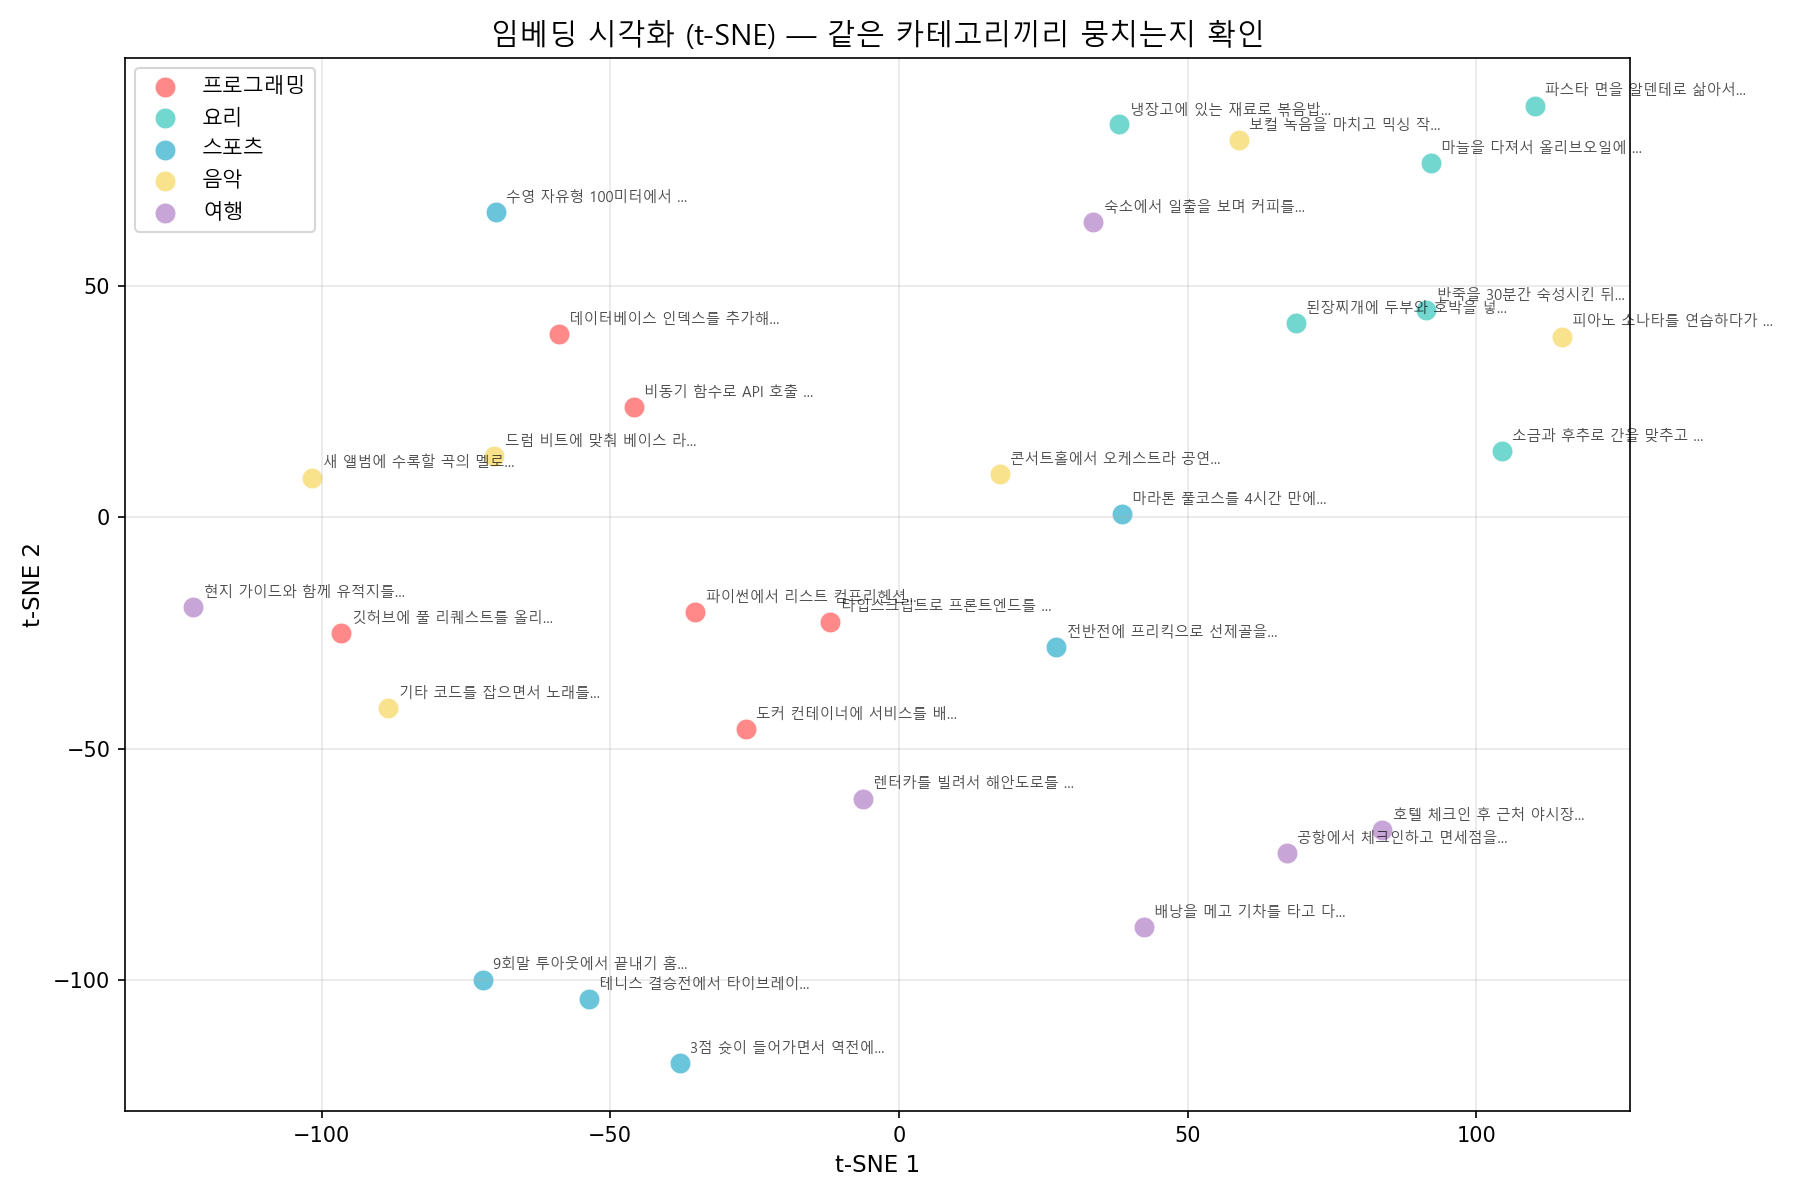

This chart was generated by the following Python code:
"""
임베딩 시각화 — 1536차원을 2D로 압축해서 눈으로 확인

임베딩은 "의미가 비슷하면 벡터가 가깝다"는 개념인데,
1536차원 공간에서 "가깝다"를 어떻게 확인할까?

t-SNE (t-distributed Stochastic Neighbor Embedding):
  - 고차원 벡터 간의 상대적 거리를 최대한 보존하면서 2D로 압축
  - 가까운 것은 가깝게, 먼 것은 멀게 유지
  - 시각화 전용. 압축된 좌표 자체는 의미 없고, 클러스터 형태만 본다

결과물: 카테고리별로 색이 다른 산점도.
같은 카테고리끼리 뭉쳐 있으면 → 임베딩이 의미를 잘 잡고 있다는 증거.
"""

import asyncio
import os

import matplotlib
matplotlib.use("Agg")  # GUI 없이 파일로 저장
import matplotlib.pyplot as plt
import numpy as np
from dotenv import load_dotenv
from openai import AsyncOpenAI
from sklearn.manifold import TSNE

load_dotenv()

client = AsyncOpenAI(api_key=os.getenv("OPENAI_API_KEY"))

# --- 카테고리별 텍스트 ---
# 5개 카테고리, 각 6개 텍스트. 일부러 키워드가 겹치지 않게 구성했다.
# 임베딩이 단어가 아니라 "의미"를 잡는다면, 같은 카테고리끼리 뭉쳐야 한다.

CATEGORY_TEXTS = {
    "프로그래밍": [
        "파이썬에서 리스트 컴프리헨션으로 데이터를 필터링했다",
        "깃허브에 풀 리퀘스트를 올리고 코드 리뷰를 받았다",
        "비동기 함수로 API 호출 성능을 개선했다",
        "도커 컨테이너에 서비스를 배포했다",
        "타입스크립트로 프론트엔드를 리팩토링했다",
        "데이터베이스 인덱스를 추가해서 쿼리 속도를 올렸다",
    ],
    "요리": [
        "마늘을 다져서 올리브오일에 볶았다",
        "반죽을 30분간 숙성시킨 뒤 오븐에 구웠다",
        "된장찌개에 두부와 호박을 넣고 끓였다",
        "소금과 후추로 간을 맞추고 레몬즙을 뿌렸다",
        "파스타 면을 알덴테로 삶아서 소스에 버무렸다",
        "냉장고에 있는 재료로 볶음밥을 만들었다",
    ],
    "스포츠": [
        "전반전에 프리킥으로 선제골을 넣었다",
        "마라톤 풀코스를 4시간 만에 완주했다",
        "3점 슛이 들어가면서 역전에 성공했다",
        "수영 자유형 100미터에서 개인 최고 기록을 세웠다",
        "9회말 투아웃에서 끝내기 홈런이 터졌다",
        "테니스 결승전에서 타이브레이크 끝에 우승했다",
    ],
    "음악": [
        "피아노 소나타를 연습하다가 어려운 패시지에서 막혔다",
        "기타 코드를 잡으면서 노래를 불렀다",
        "드럼 비트에 맞춰 베이스 라인을 연주했다",
        "콘서트홀에서 오케스트라 공연을 관람했다",
        "보컬 녹음을 마치고 믹싱 작업에 들어갔다",
        "새 앨범에 수록할 곡의 멜로디를 작곡했다",
    ],
    "여행": [
        "공항에서 체크인하고 면세점을 둘러봤다",
        "호텔 체크인 후 근처 야시장을 구경했다",
        "렌터카를 빌려서 해안도로를 드라이브했다",
        "현지 가이드와 함께 유적지를 투어했다",
        "배낭을 메고 기차를 타고 다음 도시로 이동했다",
        "숙소에서 일출을 보며 커피를 마셨다",
    ],
}


async def get_embeddings(texts: list[str]) -> list[list[float]]:
    response = await client.embeddings.create(
        model="text-embedding-3-small",
        input=texts,
    )
    return [item.embedding for item in response.data]


async def main():
    # 1. 모든 텍스트와 카테고리 라벨 준비
    all_texts = []
    labels = []
    for category, texts in CATEGORY_TEXTS.items():
        all_texts.extend(texts)
        labels.extend([category] * len(texts))

    print(f"총 {len(all_texts)}개 텍스트, {len(CATEGORY_TEXTS)}개 카테고리\n")

    # 2. 임베딩 생성
    print("임베딩 생성 중...")
    embeddings = await get_embeddings(all_texts)
    embeddings_array = np.array(embeddings)
    print(f"임베딩 shape: {embeddings_array.shape}")  # (30, 1536)

    # 3. t-SNE로 2D 압축
    print("t-SNE 압축 중...")
    tsne = TSNE(
        n_components=2,     # 2차원으로 압축
        perplexity=8,       # 이웃 고려 범위 (데이터 수가 적으므로 낮게)
        random_state=42,    # 재현성
        max_iter=1000,      # 반복 횟수
    )
    coords = tsne.fit_transform(embeddings_array)  # (30, 2)
    print(f"압축 후 shape: {coords.shape}\n")

    # 4. 시각화
    categories = list(CATEGORY_TEXTS.keys())
    colors = ["#FF6B6B", "#4ECDC4", "#45B7D1", "#F7DC6F", "#BB8FCE"]

    plt.figure(figsize=(12, 8))

    for i, category in enumerate(categories):
        mask = [l == category for l in labels]
        cat_coords = coords[mask]
        plt.scatter(
            cat_coords[:, 0],
            cat_coords[:, 1],
            c=colors[i],
            label=category,
            s=100,
            alpha=0.8,
            edgecolors="white",
            linewidth=0.5,
        )
        # 텍스트 라벨 (앞 15자만)
        for j, (x, y) in enumerate(cat_coords):
            text_idx = [k for k, l in enumerate(labels) if l == category][j]
            short_text = all_texts[text_idx][:15] + "..."
            plt.annotate(
                short_text,
                (x, y),
                fontsize=7,
                alpha=0.7,
                textcoords="offset points",
                xytext=(5, 5),
                fontfamily="Malgun Gothic",
            )

    plt.legend(
        fontsize=11,
        loc="best",
        prop={"family": "Malgun Gothic"},
    )
    plt.title(
        "임베딩 시각화 (t-SNE) — 같은 카테고리끼리 뭉치는지 확인",
        fontsize=14,
        fontfamily="Malgun Gothic",
    )
    plt.xlabel("t-SNE 1", fontsize=11)
    plt.ylabel("t-SNE 2", fontsize=11)
    plt.grid(True, alpha=0.3)
    plt.tight_layout()

    output_path = "embedding_visualization.png"
    plt.savefig(output_path, dpi=150)
    print(f"시각화 저장: {output_path}")

    # 5. 카테고리 간 평균 유사도 (숫자로도 확인)
    print("\n=== 카테고리 간 평균 코사인 유사도 ===\n")

    # 카테고리별 평균 벡터
    category_means = {}
    for category in categories:
        mask = [l == category for l in labels]
        cat_embeddings = embeddings_array[mask]
        category_means[category] = cat_embeddings.mean(axis=0)

    # 카테고리 간 유사도 행렬
    print(f"{'':>10s}", end="")
    for cat in categories:
        print(f"  {cat:>8s}", end="")
    print()

    for cat_a in categories:
        print(f"{cat_a:>10s}", end="")
        for cat_b in categories:
            vec_a = category_means[cat_a]
            vec_b = category_means[cat_b]
            sim = np.dot(vec_a, vec_b) / (np.linalg.norm(vec_a) * np.linalg.norm(vec_b))
            print(f"  {sim:>8.4f}", end="")
        print()

    print("\n대각선(자기 자신)이 가장 높고, 다른 카테고리는 낮을수록 임베딩이 잘 분리된 것")


if __name__ == "__main__":
    asyncio.run(main())

'''
총 30개 텍스트, 5개 카테고리

임베딩 생성 중...
임베딩 shape: (30, 1536)
t-SNE 압축 중...
압축 후 shape: (30, 2)

시각화 저장: embedding_visualization.png

=== 카테고리 간 평균 코사인 유사도 ===

               프로그래밍        요리       스포츠        음악        여행
     프로그래밍    1.0000    0.4428    0.5304    0.6114    0.5178
        요리    0.4428    1.0000    0.4591    0.6020    0.5095
       스포츠    0.5304    0.4591    1.0000    0.5510    0.4837
        음악    0.6114    0.6020    0.5510    1.0000    0.5299
        여행    0.5178    0.5095    0.4837    0.5299    1.0000

대각선(자기 자신)이 가장 높고, 다른 카테고리는 낮을수록 임베딩이 잘 분리된 것
'''